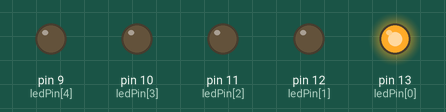
Recording of a sketch running on a simulated Arduino Uno, built with avr-gcc and run on an emulated ATmega328P. On the bench: output pins drawn as LEDs (lit = HIGH).

Above: at 0.12 s.
At 1.12 s:
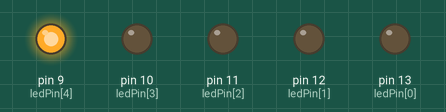
At 1.62 s:
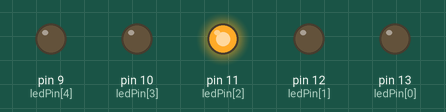
At 3.9 s:
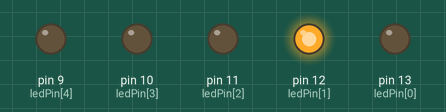
At 7.17 s:
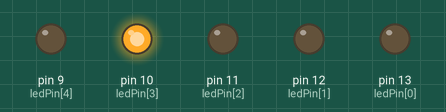
Timing chart, 0 to 7.5 s (numbered marks = the images above):
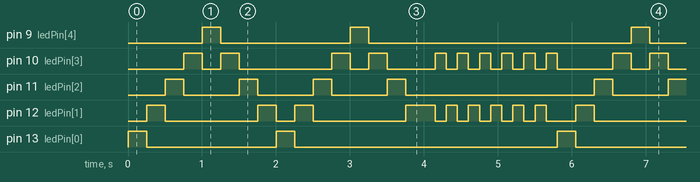

The sketch:

led.ino
```cpp
int ledPin[5] = { 13 , 12 ,11 , 10 , 9 };
int count = 0;
void setup() {
  int i;
  for(i=0;i<5;i++)
  {
    pinMode(ledPin[i],OUTPUT);
  }
}

void loop() {
  int i;
  for(i=0;i<5;i++)
  {
    digitalWrite(ledPin[i],HIGH);
    delay(250);
    digitalWrite(ledPin[i],LOW);
  }
  for(i=3;i>0;i--)
  {
    digitalWrite(ledPin[i],HIGH);
    delay(250);
    digitalWrite(ledPin[i],LOW);
  }
  count++;
  if(count%2 == 0)
  {
    for(i=0;i<6;i++)
    {
      digitalWrite(ledPin[1],HIGH);
      delay(150);
      digitalWrite(ledPin[1],LOW);
      digitalWrite(ledPin[3],HIGH);
      delay(150);
      digitalWrite(ledPin[3],LOW);
    }
  }
}
```

Measured:
- by itself, pin 9 (ledPin[4]), pin 13 (ledPin[0]): repeats every 5.8 s: LOW 1.8 s, HIGH 0.25 s, LOW 3.6 s, HIGH 0.25 s
- by itself, pin 11 (ledPin[2]): repeats every 5.8 s: 3 × (LOW 0.75 s, HIGH 0.25 s), LOW 2.6 s, HIGH 0.25 s
- by itself, pin 12 (ledPin[1]): repeats every 5.8 s: LOW 1.3 s, HIGH 0.25 s, LOW 0.25 s, HIGH 0.25 s, LOW 1.3 s, HIGH 0.40 s, 5 × (LOW 0.15 s, HIGH 0.15 s), LOW 0.40 s, HIGH 0.25 s
- by itself, pin 10 (ledPin[3]): repeats every 5.8 s: LOW 0.25 s, HIGH 0.25 s, LOW 1.3 s, HIGH 0.25 s, LOW 0.25 s, HIGH 0.25 s, LOW 0.65 s, 5 × (HIGH 0.15 s, LOW 0.15 s), HIGH 0.15 s, LOW 0.75 s, HIGH 0.25 s
